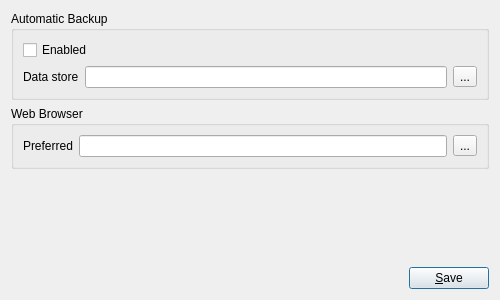
<?xml version="1.0" encoding="UTF-8"?>
<ui version="4.0">
 <class>SettingsDialog</class>
 <widget class="QDialog" name="SettingsDialog">
  <property name="geometry">
   <rect>
    <x>0</x>
    <y>0</y>
    <width>500</width>
    <height>300</height>
   </rect>
  </property>
  <property name="minimumSize">
   <size>
    <width>500</width>
    <height>300</height>
   </size>
  </property>
  <property name="windowTitle">
   <string>Settings</string>
  </property>
  <layout class="QGridLayout" name="gridLayout_3">
   <item row="0" column="0">
    <widget class="QGroupBox" name="groupBox">
     <property name="title">
      <string>Automatic Backup</string>
     </property>
     <layout class="QGridLayout" name="gridLayout">
      <item row="0" column="0" colspan="2">
       <widget class="QCheckBox" name="backup_enabled_check">
        <property name="text">
         <string>Enabled</string>
        </property>
       </widget>
      </item>
      <item row="1" column="0">
       <widget class="QLabel" name="label">
        <property name="text">
         <string>Data store</string>
        </property>
       </widget>
      </item>
      <item row="1" column="1">
       <widget class="QLineEdit" name="data_store_edit">
        <property name="readOnly">
         <bool>true</bool>
        </property>
       </widget>
      </item>
      <item row="1" column="2">
       <widget class="QToolButton" name="data_store_tool">
        <property name="text">
         <string>...</string>
        </property>
       </widget>
      </item>
     </layout>
    </widget>
   </item>
   <item row="1" column="0">
    <widget class="QGroupBox" name="groupBox_2">
     <property name="title">
      <string>Web Browser</string>
     </property>
     <layout class="QGridLayout" name="gridLayout_2">
      <item row="0" column="0">
       <widget class="QLabel" name="label_2">
        <property name="text">
         <string>Preferred</string>
        </property>
       </widget>
      </item>
      <item row="0" column="1">
       <widget class="QLineEdit" name="browser_preferred_edit">
        <property name="readOnly">
         <bool>true</bool>
        </property>
       </widget>
      </item>
      <item row="0" column="2">
       <widget class="QToolButton" name="browser_preferred_tool">
        <property name="text">
         <string>...</string>
        </property>
       </widget>
      </item>
     </layout>
    </widget>
   </item>
   <item row="2" column="0">
    <spacer name="verticalSpacer">
     <property name="orientation">
      <enum>Qt::Vertical</enum>
     </property>
     <property name="sizeHint" stdset="0">
      <size>
       <width>20</width>
       <height>77</height>
      </size>
     </property>
    </spacer>
   </item>
   <item row="3" column="0">
    <layout class="QHBoxLayout" name="horizontalLayout">
     <item>
      <spacer name="horizontalSpacer">
       <property name="orientation">
        <enum>Qt::Horizontal</enum>
       </property>
       <property name="sizeHint" stdset="0">
        <size>
         <width>293</width>
         <height>20</height>
        </size>
       </property>
      </spacer>
     </item>
     <item>
      <widget class="QPushButton" name="save_button">
       <property name="text">
        <string>&amp;Save</string>
       </property>
       <property name="icon">
        <iconset resource="../res/dailycollection.qrc">
         <normaloff>:/Add.png</normaloff>:/Add.png</iconset>
       </property>
      </widget>
     </item>
    </layout>
   </item>
  </layout>
 </widget>
 <resources>
  <include location="../res/dailycollection.qrc"/>
 </resources>
 <connections/>
</ui>
